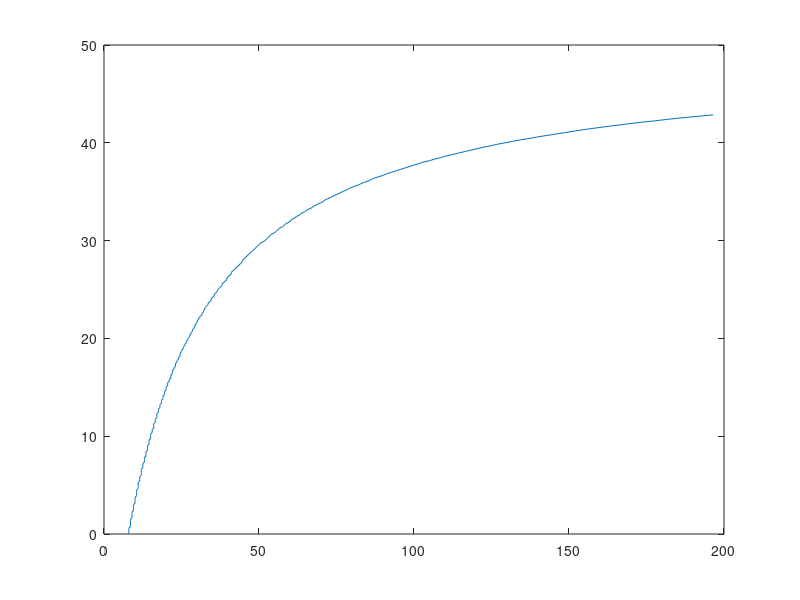

The MATLAB source for this figure:
clear all
close all

t0=cputime;

mu0=0.05;
a=0.95;
tr=1.03;
k1=0.7;

N=400;

M50_range=linspace(0,60,N); 
M_range=linspace(0,40,N); 

TE50_range=linspace(0,200,N);

M50=20;
TE=20;
M=20;

z0=zeros(N);
z1=zeros(N);

for i=1:N
    for j=1:N
        z0(i,j)=NaN;
        z1(i,j)=NaN;
     end;
end;

k2=15;

for i=1:N
    TE50=TE50_range(i);
    X=TE50/(TE50+TE); % percentage of RdRp inhibiting drugs NOT excised by ExoN
    
    for j=1:N
        M50=M50_range(j);
        
        mu=mu0*(1+k2*M*X/(M+M50));
        
        J0=[-1 (1-mu)*tr TE 0;
            a*(1-mu)*tr -1 0 TE;
            0 tr*mu -TE-1 tr*k1;
            a*tr*mu 0 a*tr*k1 -TE-1];
            
        lambda=eigs(J0);
        if (max(real(lambda))>1e-7)
                z0(i,j)=0;
        else
                z0(i,j)=1;
        end;
        
    end;
    
end;

bounds=[];
npts=0;

for j=N:(-1):1
    if (z0(1,j)<1) && (z0(end,j)>0)
    for i=1:(N-1)
        if (z0(i,j)<1) && (z0(i+1,j)>0)
            npts=npts+1;
            bounds(npts,1)=TE50_range(i);
            bounds(npts,2)=M50_range(j);
            break;
        end;
    end;
    end;
end;

figure;
plot(bounds(:,1),bounds(:,2));

fid=fopen('k18.dat','w');
for i=1:npts
    fprintf(fid,'%g %g\n',bounds(i,1),bounds(i,2));
end;

fclose(fid);

